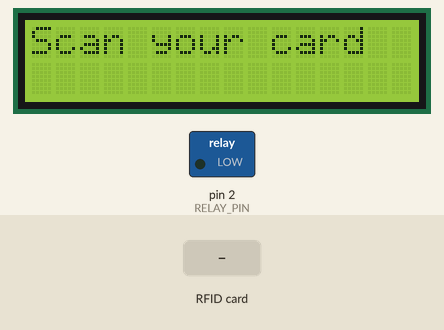
Recording of a sketch running on a simulated Arduino Uno, built with avr-gcc and run on an emulated ATmega328P. On the bench: 16×2 character LCD, switched loads named in the sketch (green lamp = pin HIGH). The inputs (shaded band) are chosen by the test bench. Pins used as bus, display or sensor lines are not drawn; what the sketch prints to the serial monitor is not drawn.

Above: at 1.3 s.
1.4 s: RFID card DD DC 31 03 held to the reader
At 1.9 s:
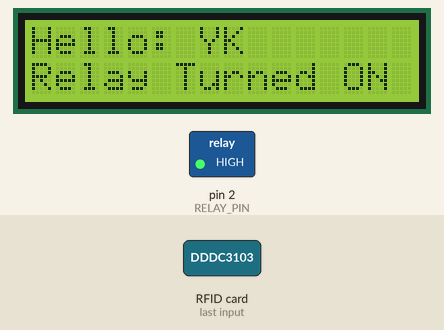
4.4 s: RFID card 45 89 C8 01 held to the reader
At 5.5 s:
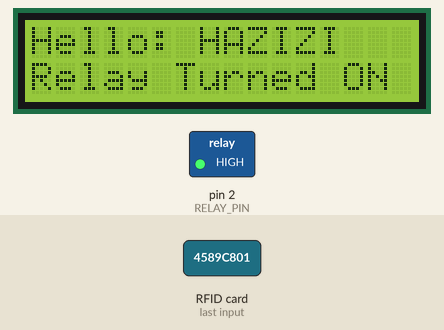
7.4 s: RFID card 24 86 C8 01 held to the reader
At 7.9 s:
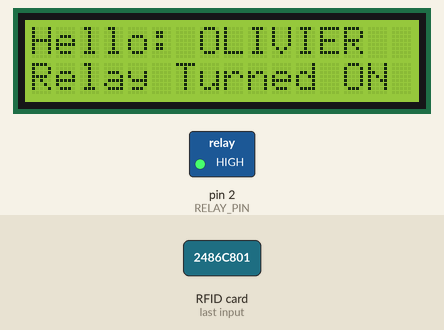
10.4 s: RFID card 5E 7A 19 C4 held to the reader
At 11.4 s:
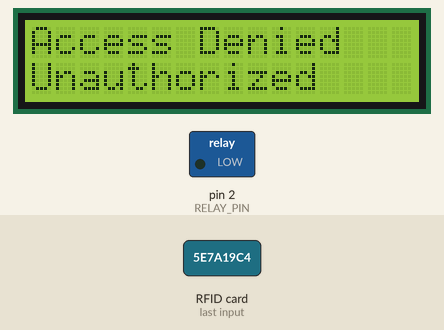
Timing chart, 0 to 13.4 s (numbered marks = the images above; inputs shaded):
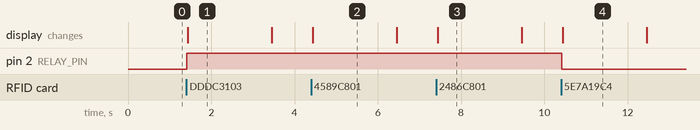

The sketch:

turn_relay_using_CARD_apr19a.ino
```cpp
#include <Wire.h>
#include <SPI.h>
#include <MFRC522.h>
#include <LiquidCrystal_I2C.h>

#define RST_PIN     9     // RST pin of RC522
#define SS_PIN      10    // SDA pin of RC522
#define RELAY_PIN   2     // Relay connected to D2

MFRC522 rfid(SS_PIN, RST_PIN);
LiquidCrystal_I2C lcd(0x27, 16, 2); // Adjust address if needed

bool relayState = false;

// Registered UIDs
byte uid_YK[4]       = { 0xDD, 0xDC, 0x31, 0x03 };
byte uid_HAZIZI[4]   = { 0x45, 0x89, 0xC8, 0x01 };
byte uid_OLIVIER[4]  = { 0x24, 0x86, 0xC8, 0x01 };
byte uid_DIVIN[4]    = { 0xFA, 0x31, 0x28, 0x03 };

void setup() {
  Serial.begin(9600);
  SPI.begin();             // Init SPI bus
  rfid.PCD_Init();         // Init RC522

  lcd.init();
  lcd.backlight();

  pinMode(RELAY_PIN, OUTPUT);
  digitalWrite(RELAY_PIN, LOW); // Start with relay OFF
  relayState = false;

  lcd.setCursor(0, 0);
  lcd.print("Scan your card");
}

void loop() {
  if (!rfid.PICC_IsNewCardPresent() || !rfid.PICC_ReadCardSerial()) {
    return;
  }

  lcd.clear();

  if (compareUID(uid_YK)) {
    relayState = !relayState;
    digitalWrite(RELAY_PIN, relayState ? HIGH : LOW);
    lcd.setCursor(0, 0);
    lcd.print("Hello: YK");
    lcd.setCursor(0, 1);
    lcd.print(relayState ? "Relay Turned ON" : "Relay Turned OFF");
    Serial.println("YK toggled relay");

  } else if (compareUID(uid_HAZIZI)) {
    digitalWrite(RELAY_PIN, HIGH);
    relayState = true;
    lcd.setCursor(0, 0);
    lcd.print("Hello: HAZIZI");
    lcd.setCursor(0, 1);
    lcd.print("Relay Turned ON");
    Serial.println("HAZIZI turned ON relay");

  } else if (compareUID(uid_OLIVIER)) {
    digitalWrite(RELAY_PIN, HIGH);
    relayState = true;
    lcd.setCursor(0, 0);
    lcd.print("Hello: OLIVIER");
    lcd.setCursor(0, 1);
    lcd.print("Relay Turned ON");
    Serial.println("OLIVIER turned ON relay");

  } else if (compareUID(uid_DIVIN)) {
    digitalWrite(RELAY_PIN, HIGH);
    relayState = true;
    lcd.setCursor(0, 0);
    lcd.print("Hello: DIVIN");
    lcd.setCursor(0, 1);
    lcd.print("Relay Turned ON");
    Serial.println("DIVIN turned ON relay");

  } else {
    digitalWrite(RELAY_PIN, LOW);
    relayState = false;
    lcd.setCursor(0, 0);
    lcd.print("Access Denied");
    lcd.setCursor(0, 1);
    lcd.print("Unauthorized");
    Serial.println("Unknown UID - relay OFF");
  }

  delay(2000);
  lcd.clear();
  lcd.setCursor(0, 0);
  lcd.print("Scan your card");

  rfid.PICC_HaltA();
  rfid.PCD_StopCrypto1();
}

// Compare UID function
bool compareUID(byte *knownUID) {
  for (byte i = 0; i < 4; i++) {
    if (rfid.uid.uidByte[i] != knownUID[i]) {
      return false;
    }
  }
  return true;
}
```

Measured:
- after the input at 1.4 s, pin 2 (RELAY_PIN): LOW → HIGH at once; the display: changes at once (image 1)
- after the input at 4.4 s, the display: changes at once (image 2)
- after the input at 7.4 s, the display: changes at once (image 3)
- after the input at 10.4 s, pin 2 (RELAY_PIN): HIGH → LOW at once; the display: changes at once (image 4)
- what the display in image 1 shows lasts 2.1 s, from 1.4 s to 3.5 s
